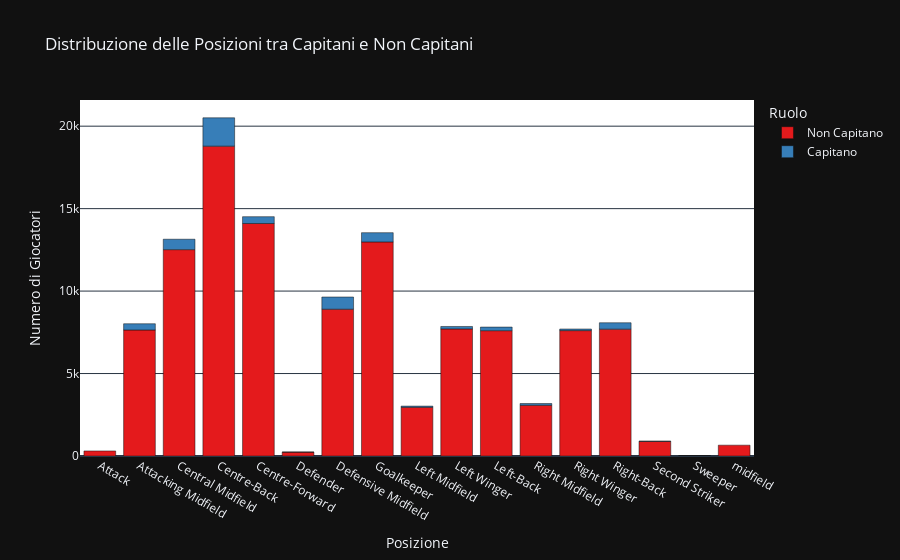

Notebook cell for this chart:
### Markdown cell above
# Captain and Non-Captain Position Distribution

### Code cell
# Contare le occorrenze delle posizioni come capitani e non capitani
position_counts = games_lineups.groupby(['position', 'team_captain']).size().reset_index(name='count')

# Mappare i valori del team_captain per una leggenda comprensibile
position_counts['team_captain'] = position_counts['team_captain'].map({1: 'Capitano', 0: 'Non Capitano'})

# Creare un grafico a barre impilate
fig = px.bar(position_counts, x='position', y='count', color='team_captain', 
             title='Distribuzione delle Posizioni tra Capitani e Non Capitani',
             labels={'position': 'Posizione', 'count': 'Numero di Giocatori', 'team_captain': 'Ruolo'},
             color_discrete_sequence=px.colors.qualitative.Set1)

fig.update_layout(
    xaxis_title='Posizione',
    yaxis_title='Numero di Giocatori',
    legend_title_text='Ruolo',
    plot_bgcolor='white'
)

fig.show()

### Figure 1 — Plotly figure (JSON) as saved in the notebook; plotly's stock layout.template omitted (floating-point values rounded to 4 significant figures)
{"data": [{"alignmentgroup": "True", "hovertemplate": "Ruolo=Non Capitano<br>Posizione=%{x}<br>Numero di Giocatori=%{y}<extra></extra>", "legendgroup": "Non Capitano", "marker": {"color": "rgb(228,26,28)", "pattern": {"shape": ""}}, "name": "Non Capitano", "offsetgroup": "Non Capitano", "orientation": "v", "showlegend": true, "textposition": "auto", "x": ["Attack", "Attacking Midfield", "Central Midfield", "Centre-Back", "Centre-Forward", "Defender", "Defensive Midfield", "Goalkeeper", "Left Midfield", "Left Winger", "Left-Back", "Right Midfield", "Right Winger", "Right-Back", "Second Striker", "Sweeper", "midfield"], "xaxis": "x", "y": [307, 7643, 12514, 18789, 14099, 234, 8902, 12982, 2955, 7706, 7600, 3076, 7604, 7693, 885, 3, 656], "yaxis": "y", "type": "bar"}, {"alignmentgroup": "True", "hovertemplate": "Ruolo=Capitano<br>Posizione=%{x}<br>Numero di Giocatori=%{y}<extra></extra>", "legendgroup": "Capitano", "marker": {"color": "rgb(55,126,184)", "pattern": {"shape": ""}}, "name": "Capitano", "offsetgroup": "Capitano", "orientation": "v", "showlegend": true, "textposition": "auto", "x": ["Attacking Midfield", "Central Midfield", "Centre-Back", "Centre-Forward", "Defender", "Defensive Midfield", "Goalkeeper", "Left Midfield", "Left Winger", "Left-Back", "Right Midfield", "Right Winger", "Right-Back", "Second Striker", "Sweeper"], "xaxis": "x", "y": [376, 631, 1719, 413, 2, 738, 560, 70, 148, 217, 107, 96, 387, 19, 2], "yaxis": "y", "type": "bar"}], "layout": {"xaxis": {"anchor": "y", "domain": [0.0, 1.0], "title": {"text": "Posizione"}}, "yaxis": {"anchor": "x", "domain": [0.0, 1.0], "title": {"text": "Numero di Giocatori"}}, "legend": {"title": {"text": "Ruolo"}, "tracegroupgap": 0}, "title": {"text": "Distribuzione delle Posizioni tra Capitani e Non Capitani"}, "barmode": "relative", "plot_bgcolor": "white"}}
